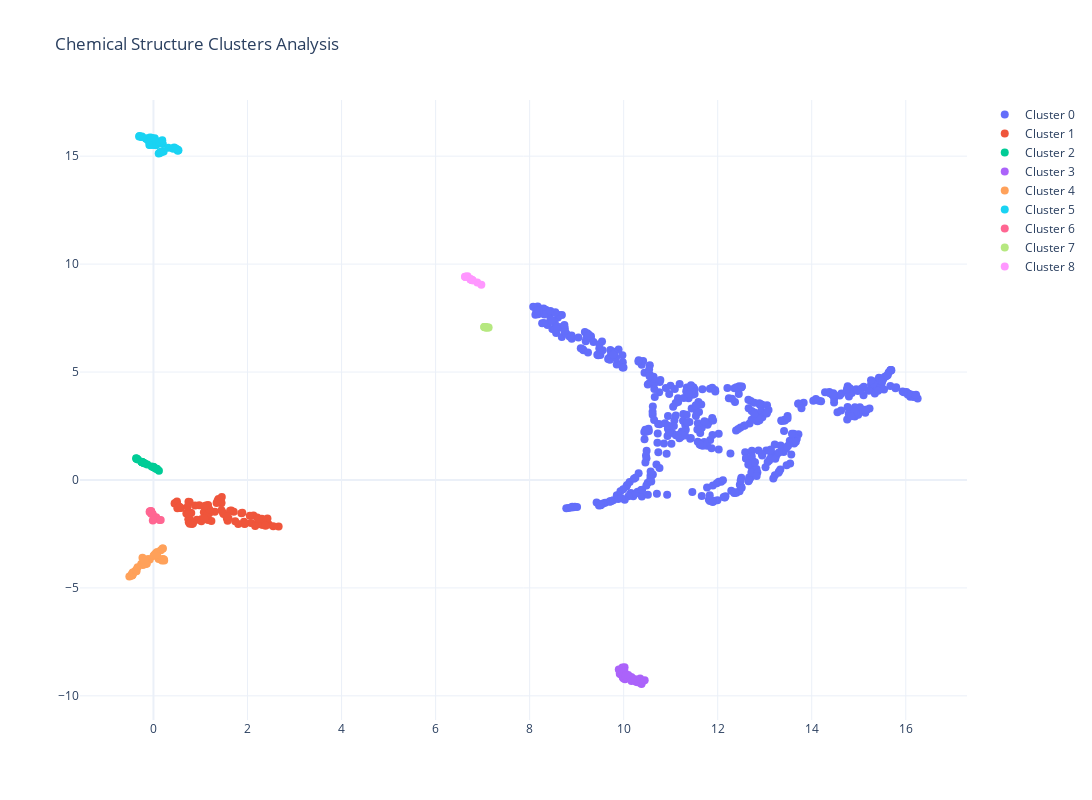

Notebook code cell kept with this figure:
### Code cell
ind = 3
embeddings = 'mol2vec'

current_dir = processed_data_dirs[ind]
fname = current_dir.name.replace('_processed_data', '')
csv_file = current_dir.parent / f'{fname}.csv'
print(csv_file.exists(), csv_file.name)

df = pd.read_csv(csv_file)
smiles_list = df['SMILES'].to_list()
print(len(smiles_list), 'smiles')

vec_dir = current_dir / f'embedded_vectors/processed_{embeddings}_embeddings'
print(vec_dir.exists(), vec_dir.name)

X = np.load(vec_dir / 'processed.X.npy', allow_pickle=True)
print(X.shape)


# Scale embeddings
print("Scaling embeddings...")
scaler = StandardScaler()
scaled_embeddings = scaler.fit_transform(X)

# Perform UMAP
print("Performing UMAP...")

n_neighbors = 15
min_dist = 0.1
n_components = 2

reducer = umap.UMAP(
    n_neighbors=n_neighbors,
    min_dist=min_dist,
    n_components=n_components,
    n_jobs=-1,
    # random_state=random_state
)
    
reduced_embeddings = reducer.fit_transform(scaled_embeddings)
print(reduced_embeddings.shape)

cluster_eps: float = 0.5
cluster_min_samples: int = 5

print("Analyzing chemical clusters...")
analyzer = ChemicalClusterAnalyzer()
labels, cluster_analysis = analyzer.analyze_cluster_chemistry(
    reduced_embeddings,
    smiles_list,
    eps=cluster_eps,
    min_samples=cluster_min_samples
)


# Create DataFrame for plotting
df_plot = pd.DataFrame({
    'UMAP1': reduced_embeddings[:, 0],
    'UMAP2': reduced_embeddings[:, 1],
    'Cluster': labels,
    'SMILES': smiles_list
})

# Create interactive plot
fig = go.Figure()

# Add scatter points for each cluster
for cluster_id in set(labels):
    cluster_data = df_plot[df_plot['Cluster'] == cluster_id]
    
    # Get dominant functional groups for hover text
    if cluster_id in cluster_analysis:
        top_groups = sorted(
            cluster_analysis[cluster_id]['functional_groups'].items(),
            key=lambda x: x[1],
            reverse=True
        )[:3]
        hover_text = [
            f"SMILES: {s}<br>Cluster: {cluster_id}<br>" +
            "<br>".join([f"{g}: {v:.1%}" for g, v in top_groups])
            for s in cluster_data['SMILES']
        ]
    else:
        hover_text = [f"SMILES: {s}<br>Cluster: Noise" for s in cluster_data['SMILES']]
    
    fig.add_trace(go.Scatter(
        x=cluster_data['UMAP1'],
        y=cluster_data['UMAP2'],
        mode='markers',
        name=f'Cluster {cluster_id}',
        text=hover_text,
        hoverinfo='text',
        marker=dict(size=8)
    ))

# Update layout
fig.update_layout(
    title='Chemical Structure Clusters Analysis',
    template='plotly_white',
    width=1200,
    height=800,
    showlegend=True,
    hovermode='closest'
)
save_path = plots_dir / f'{fname}_umap_clusters.html'
fig.write_html(save_path)
print(f"Cluster analysis plot saved to: {save_path.name}")
fig.show()

### Figure 1 — Plotly figure (JSON) as saved in the notebook; plotly's stock layout.template omitted (floating-point values rounded to 4 significant figures; data arrays with more than 128 entries replaced by an {"elided": "..."} marker saying what was removed)
{"data": [{"hoverinfo": "text", "marker": {"size": 8}, "mode": "markers", "name": "Cluster 0", "text": {"elided": "518 str values"}, "type": "scatter", "x": {"elided": "518 float values"}, "y": {"elided": "518 float values"}}, {"hoverinfo": "text", "marker": {"size": 8}, "mode": "markers", "name": "Cluster 1", "text": ["SMILES: CC(=O)c1ccccc1<br>Cluster: 1<br>Aromatic: 100.0%<br>Alcohol: 29.8%<br>Ether: 22.6%", "SMILES: Nc1ccccc1<br>Cluster: 1<br>Aromatic: 100.0%<br>Alcohol: 29.8%<br>Ether: 22.6%", "SMILES: COc1ccccc1<br>Cluster: 1<br>Aromatic: 100.0%<br>Alcohol: 29.8%<br>Ether: 22.6%", "SMILES: c1ccccc1<br>Cluster: 1<br>Aromatic: 100.0%<br>Alcohol: 29.8%<br>Ether: 22.6%", "SMILES: O=C(O)Cc1ccccc1<br>Cluster: 1<br>Aromatic: 100.0%<br>Alcohol: 29.8%<br>Ether: 22.6%", "SMILES: O=C(O)CCCc1ccccc1<br>Cluster: 1<br>Aromatic: 100.0%<br>Alcohol: 29.8%<br>Ether: 22.6%", "SMILES: OCCCCc1ccccc1<br>Cluster: 1<br>Aromatic: 100.0%<br>Alcohol: 29.8%<br>Ether: 22.6%", "SMILES: OCCc1ccccc1<br>Cluster: 1<br>Aromatic: 100.0%<br>Alcohol: 29.8%<br>Ether: 22.6%", "SMILES: O=C(O)CCCCCCc1ccccc1<br>Cluster: 1<br>Aromatic: 100.0%<br>Alcohol: 29.8%<br>Ether: 22.6%", "SMILES: O=C(O)CCCCCc1ccccc1<br>Cluster: 1<br>Aromatic: 100.0%<br>Alcohol: 29.8%<br>Ether: 22.6%", "SMILES: O=C(O)CCCCc1ccccc1<br>Cluster: 1<br>Aromatic: 100.0%<br>Alcohol: 29.8%<br>Ether: 22.6%", "SMILES: O=C(O)CCc1ccccc1<br>Cluster: 1<br>Aromatic: 100.0%<br>Alcohol: 29.8%<br>Ether: 22.6%", "SMILES: OCCCc1ccccc1<br>Cluster: 1<br>Aromatic: 100.0%<br>Alcohol: 29.8%<br>Ether: 22.6%", "SMILES: N#Cc1ccccc1<br>Cluster: 1<br>Aromatic: 100.0%<br>Alcohol: 29.8%<br>Ether: 22.6%", "SMILES: OCc1ccccc1<br>Cluster: 1<br>Aromatic: 100.0%<br>Alcohol: 29.8%<br>Ether: 22.6%", "SMILES: CCCCc1ccccc1<br>Cluster: 1<br>Aromatic: 100.0%<br>Alcohol: 29.8%<br>Ether: 22.6%", "SMILES: CCC(C)c1ccccc1<br>Cluster: 1<br>Aromatic: 100.0%<br>Alcohol: 29.8%<br>Ether: 22.6%", "SMILES: CC(C)(C)c1ccccc1<br>Cluster: 1<br>Aromatic: 100.0%<br>Alcohol: 29.8%<br>Ether: 22.6%", "SMILES: CCCCOC(=O)c1ccccc1<br>Cluster: 1<br>Aromatic: 100.0%<br>Alcohol: 29.8%<br>Ether: 22.6%", "SMILES: Cc1ccccc1O<br>Cluster: 1<br>Aromatic: 100.0%<br>Alcohol: 29.8%<br>Ether: 22.6%", "SMILES: Cc1cccc(O)c1<br>Cluster: 1<br>Aromatic: 100.0%<br>Alcohol: 29.8%<br>Ether: 22.6%", "SMILES: Cc1ccc(O)cc1<br>Cluster: 1<br>Aromatic: 100.0%<br>Alcohol: 29.8%<br>Ether: 22.6%", "SMILES: CCCCCCCCCCc1ccccc1<br>Cluster: 1<br>Aromatic: 100.0%<br>Alcohol: 29.8%<br>Ether: 22.6%", "SMILES: CCCCOC(=O)c1ccccc1C(=O)OCCCC<br>Cluster: 1<br>Aromatic: 100.0%<br>Alcohol: 29.8%<br>Ether: 22.6%", "SMILES: CCc1ccc(CC)cc1<br>Cluster: 1<br>Aromatic: 100.0%<br>Alcohol: 29.8%<br>Ether: 22.6%", "SMILES: CCOC(=O)c1ccccc1C(=O)OCC<br>Cluster: 1<br>Aromatic: 100.0%<br>Alcohol: 29.8%<br>Ether: 22.6%", "SMILES: CC(C)c1ccc(C(C)C)cc1<br>Cluster: 1<br>Aromatic: 100.0%<br>Alcohol: 29.8%<br>Ether: 22.6%", "SMILES: CN(C)c1ccccc1<br>Cluster: 1<br>Aromatic: 100.0%<br>Alcohol: 29.8%<br>Ether: 22.6%", "SMILES: COC(=O)c1ccccc1C(=O)OC<br>Cluster: 1<br>Aromatic: 100.0%<br>Alcohol: 29.8%<br>Ether: 22.6%", "SMILES: CCCOC(=O)c1ccccc1C(=O)OCCC<br>Cluster: 1<br>Aromatic: 100.0%<br>Alcohol: 29.8%<br>Ether: 22.6%", "SMILES: CCOc1ccccc1<br>Cluster: 1<br>Aromatic: 100.0%<br>Alcohol: 29.8%<br>Ether: 22.6%", "SMILES: CCc1ccccc1<br>Cluster: 1<br>Aromatic: 100.0%<br>Alcohol: 29.8%<br>Ether: 22.6%", "SMILES: CCOC(=O)c1ccccc1<br>Cluster: 1<br>Aromatic: 100.0%<br>Alcohol: 29.8%<br>Ether: 22.6%", "SMILES: CCc1ccccc1O<br>Cluster: 1<br>Aromatic: 100.0%<br>Alcohol: 29.8%<br>Ether: 22.6%", "SMILES: CCc1cccc(O)c1<br>Cluster: 1<br>Aromatic: 100.0%<br>Alcohol: 29.8%<br>Ether: 22.6%", "SMILES: CCc1ccc(O)cc1<br>Cluster: 1<br>Aromatic: 100.0%<br>Alcohol: 29.8%<br>Ether: 22.6%", "SMILES: CCc1ccc(C)cc1<br>Cluster: 1<br>Aromatic: 100.0%<br>Alcohol: 29.8%<br>Ether: 22.6%", "SMILES: CCCCCCCc1ccccc1<br>Cluster: 1<br>Aromatic: 100.0%<br>Alcohol: 29.8%<br>Ether: 22.6%", "SMILES: Cc1c(C)c(C)c(C)c(C)c1C<br>Cluster: 1<br>Aromatic: 100.0%<br>Alcohol: 29.8%<br>Ether: 22.6%", "SMILES: CCCCCCc1ccccc1<br>Cluster: 1<br>Aromatic: 100.0%<br>Alcohol: 29.8%<br>Ether: 22.6%", "SMILES: CCCCCCOC(=O)c1ccccc1<br>Cluster: 1<br>Aromatic: 100.0%<br>Alcohol: 29.8%<br>Ether: 22.6%", "SMILES: c1ccc2c(c1)CCC2<br>Cluster: 1<br>Aromatic: 100.0%<br>Alcohol: 29.8%<br>Ether: 22.6%", "SMILES: CC(C)Cc1ccccc1<br>Cluster: 1<br>Aromatic: 100.0%<br>Alcohol: 29.8%<br>Ether: 22.6%", "SMILES: CC(C)c1ccccc1<br>Cluster: 1<br>Aromatic: 100.0%<br>Alcohol: 29.8%<br>Ether: 22.6%", "SMILES: Cc1ccc(C(C)C)cc1<br>Cluster: 1<br>Aromatic: 100.0%<br>Alcohol: 29.8%<br>Ether: 22.6%", "SMILES: COc1ccc(C)cc1C<br>Cluster: 1<br>Aromatic: 100.0%<br>Alcohol: 29.8%<br>Ether: 22.6%", "SMILES: COc1cc(C)ccc1C<br>Cluster: 1<br>Aromatic: 100.0%<br>Alcohol: 29.8%<br>Ether: 22.6%", "SMILES: Cc1ccccc1N<br>Cluster: 1<br>Aromatic: 100.0%<br>Alcohol: 29.8%<br>Ether: 22.6%", "SMILES: Cc1cccc(N)c1<br>Cluster: 1<br>Aromatic: 100.0%<br>Alcohol: 29.8%<br>Ether: 22.6%", "SMILES: Cc1ccc(N)cc1<br>Cluster: 1<br>Aromatic: 100.0%<br>Alcohol: 29.8%<br>Ether: 22.6%", "SMILES: CNc1ccccc1<br>Cluster: 1<br>Aromatic: 100.0%<br>Alcohol: 29.8%<br>Ether: 22.6%", "SMILES: COc1ccccc1C<br>Cluster: 1<br>Aromatic: 100.0%<br>Alcohol: 29.8%<br>Ether: 22.6%", "SMILES: COc1cccc(C)c1<br>Cluster: 1<br>Aromatic: 100.0%<br>Alcohol: 29.8%<br>Ether: 22.6%", "SMILES: COc1ccc(C)cc1<br>Cluster: 1<br>Aromatic: 100.0%<br>Alcohol: 29.8%<br>Ether: 22.6%", "SMILES: CC(O)c1ccccc1<br>Cluster: 1<br>Aromatic: 100.0%<br>Alcohol: 29.8%<br>Ether: 22.6%", "SMILES: COC(=O)c1ccccc1<br>Cluster: 1<br>Aromatic: 100.0%<br>Alcohol: 29.8%<br>Ether: 22.6%", "SMILES: Cc1ccccc1N(C)C<br>Cluster: 1<br>Aromatic: 100.0%<br>Alcohol: 29.8%<br>Ether: 22.6%", "SMILES: COC(=O)c1ccccc1O<br>Cluster: 1<br>Aromatic: 100.0%<br>Alcohol: 29.8%<br>Ether: 22.6%", "SMILES: CSc1ccccc1<br>Cluster: 1<br>Aromatic: 100.0%<br>Alcohol: 29.8%<br>Ether: 22.6%", "SMILES: CCCCCCCCc1ccccc1<br>Cluster: 1<br>Aromatic: 100.0%<br>Alcohol: 29.8%<br>Ether: 22.6%", "SMILES: CCCCCc1ccccc1<br>Cluster: 1<br>Aromatic: 100.0%<br>Alcohol: 29.8%<br>Ether: 22.6%", "SMILES: CCCCCOC(=O)c1ccccc1<br>Cluster: 1<br>Aromatic: 100.0%<br>Alcohol: 29.8%<br>Ether: 22.6%", "SMILES: CC(=O)Oc1ccccc1<br>Cluster: 1<br>Aromatic: 100.0%<br>Alcohol: 29.8%<br>Ether: 22.6%", "SMILES: O=C=Nc1ccccc1<br>Cluster: 1<br>Aromatic: 100.0%<br>Alcohol: 29.8%<br>Ether: 22.6%", "SMILES: CCCc1ccccc1<br>Cluster: 1<br>Aromatic: 100.0%<br>Alcohol: 29.8%<br>Ether: 22.6%", "SMILES: CCCOC(=O)c1ccccc1<br>Cluster: 1<br>Aromatic: 100.0%<br>Alcohol: 29.8%<br>Ether: 22.6%", "SMILES: Oc1cccc(O)c1<br>Cluster: 1<br>Aromatic: 100.0%<br>Alcohol: 29.8%<br>Ether: 22.6%", "SMILES: C=Cc1ccccc1<br>Cluster: 1<br>Aromatic: 100.0%<br>Alcohol: 29.8%<br>Ether: 22.6%", "SMILES: c1ccc2c(c1)CCCC2<br>Cluster: 1<br>Aromatic: 100.0%<br>Alcohol: 29.8%<br>Ether: 22.6%", "SMILES: CC(C)c1cc(C(C)C)c(C(C)C)cc1C(C)C<br>Cluster: 1<br>Aromatic: 100.0%<br>Alcohol: 29.8%<br>Ether: 22.6%", "SMILES: Cc1cc(C)c(C)cc1C<br>Cluster: 1<br>Aromatic: 100.0%<br>Alcohol: 29.8%<br>Ether: 22.6%", "SMILES: CCCCCCCCCCCCCc1ccccc1<br>Cluster: 1<br>Aromatic: 100.0%<br>Alcohol: 29.8%<br>Ether: 22.6%", "SMILES: CCc1cc(CC)cc(CC)c1<br>Cluster: 1<br>Aromatic: 100.0%<br>Alcohol: 29.8%<br>Ether: 22.6%", "SMILES: Cc1cccc(C)c1C<br>Cluster: 1<br>Aromatic: 100.0%<br>Alcohol: 29.8%<br>Ether: 22.6%", "SMILES: Cc1ccc(C)c(C)c1<br>Cluster: 1<br>Aromatic: 100.0%<br>Alcohol: 29.8%<br>Ether: 22.6%", "SMILES: Cc1cc(C)cc(C)c1<br>Cluster: 1<br>Aromatic: 100.0%<br>Alcohol: 29.8%<br>Ether: 22.6%", "SMILES: CCCCCCCCCCCc1ccccc1<br>Cluster: 1<br>Aromatic: 100.0%<br>Alcohol: 29.8%<br>Ether: 22.6%", "SMILES: Cc1ccccc1C<br>Cluster: 1<br>Aromatic: 100.0%<br>Alcohol: 29.8%<br>Ether: 22.6%", "SMILES: Cc1cccc(O)c1C<br>Cluster: 1<br>Aromatic: 100.0%<br>Alcohol: 29.8%<br>Ether: 22.6%", "SMILES: Cc1ccc(O)c(C)c1<br>Cluster: 1<br>Aromatic: 100.0%<br>Alcohol: 29.8%<br>Ether: 22.6%", "SMILES: Cc1ccc(C)c(O)c1<br>Cluster: 1<br>Aromatic: 100.0%<br>Alcohol: 29.8%<br>Ether: 22.6%", "SMILES: Cc1cccc(C)c1O<br>Cluster: 1<br>Aromatic: 100.0%<br>Alcohol: 29.8%<br>Ether: 22.6%", "SMILES: Cc1ccc(O)cc1C<br>Cluster: 1<br>Aromatic: 100.0%<br>Alcohol: 29.8%<br>Ether: 22.6%", "SMILES: Cc1cc(C)cc(O)c1<br>Cluster: 1<br>Aromatic: 100.0%<br>Alcohol: 29.8%<br>Ether: 22.6%"], "type": "scatter", "x": [1.447, 0.7512, 1.305, 0.8225, 1.558, 2.073, 1.937, 1.577, 2.329, 2.245, 2.185, 1.925, 1.803, 0.8158, 1.231, 1.738, 1.444, 1.161, 2.207, 0.6993, 0.7824, 0.8033, 2.453, 2.424, 1.49, 2.127, 1.382, 1.072, 1.889, 2.304, 1.478, 1.159, 1.869, 1.149, 1.187, 1.147, 1.191, 2.306, 0.4601, 2.163, 2.33, 1.027, 1.444, 1.413, 1.363, 0.7444, 0.7684, 0.7745, 0.7462, 0.7448, 0.9236, 1.115, 0.9738, 1.081, 1.343, 1.707, 0.8848, 1.654, 0.8418, 2.383, 1.948, 2.231, 1.629, 0.7718, 1.596, 2.049, 0.7403, 1.018, 1.083, 1.453, 0.4998, 2.662, 1.561, 0.5048, 0.4855, 0.449, 2.547, 0.7253, 0.5841, 0.5458, 0.5707, 0.5512, 0.5506, 0.5079], "y": [-1.399, -1.955, -1.469, -2.039, -1.76, -1.996, -2.036, -1.895, -2.075, -2.032, -2.055, -1.936, -2.036, -1.954, -1.897, -1.914, -1.046, -1.165, -1.744, -1.548, -1.522, -1.535, -2.068, -1.78, -1.571, -1.641, -0.885, -1.497, -1.522, -1.797, -1.518, -1.855, -1.54, -1.648, -1.537, -1.594, -1.371, -2.069, -1.064, -2.133, -1.841, -1.807, -1.084, -1.019, -0.9662, -1.005, -1.026, -1.836, -1.819, -1.815, -1.843, -1.179, -1.175, -1.219, -1.068, -1.468, -1.186, -1.41, -2.008, -2.125, -2.02, -1.813, -1.423, -2.027, -1.769, -1.653, -1.572, -1.917, -1.778, -0.7846, -0.9986, -2.153, -1.682, -1.125, -1.106, -1.091, -2.145, -1.246, -1.3, -1.281, -1.286, -1.249, -1.239, -1.312]}, {"hoverinfo": "text", "marker": {"size": 8}, "mode": "markers", "name": "Cluster 2", "text": ["SMILES: Nc1ccccc1-c1ccccc1<br>Cluster: 2<br>Aromatic: 100.0%<br>Amine: 4.8%<br>Ketone: 4.8%", "SMILES: O=C(c1ccccc1)c1ccccc1<br>Cluster: 2<br>Aromatic: 100.0%<br>Amine: 4.8%<br>Ketone: 4.8%", "SMILES: c1ccc2sccc2c1<br>Cluster: 2<br>Aromatic: 100.0%<br>Amine: 4.8%<br>Ketone: 4.8%", "SMILES: c1ccc(-c2ccccc2)cc1<br>Cluster: 2<br>Aromatic: 100.0%<br>Amine: 4.8%<br>Ketone: 4.8%", "SMILES: c1ccc2c(c1)oc1ccccc12<br>Cluster: 2<br>Aromatic: 100.0%<br>Amine: 4.8%<br>Ketone: 4.8%", "SMILES: c1ccc2c(c1)sc1ccccc12<br>Cluster: 2<br>Aromatic: 100.0%<br>Amine: 4.8%<br>Ketone: 4.8%", "SMILES: Cc1ccc2ccc(C)cc2c1<br>Cluster: 2<br>Aromatic: 100.0%<br>Amine: 4.8%<br>Ketone: 4.8%", "SMILES: Cc1ccc2nc(C)ccc2c1<br>Cluster: 2<br>Aromatic: 100.0%<br>Amine: 4.8%<br>Ketone: 4.8%", "SMILES: C[Si](O[Si](C)(c1ccccc1)c1ccccc1)(c1ccccc1)c1ccccc1<br>Cluster: 2<br>Aromatic: 100.0%<br>Amine: 4.8%<br>Ketone: 4.8%", "SMILES: c1ccc(Oc2ccccc2)cc1<br>Cluster: 2<br>Aromatic: 100.0%<br>Amine: 4.8%<br>Ketone: 4.8%", "SMILES: c1ccc(Cc2ccccc2)cc1<br>Cluster: 2<br>Aromatic: 100.0%<br>Amine: 4.8%<br>Ketone: 4.8%", "SMILES: c1ccc2cnccc2c1<br>Cluster: 2<br>Aromatic: 100.0%<br>Amine: 4.8%<br>Ketone: 4.8%", "SMILES: CC(C)c1ccc(Cc2ccc(C(C)C)cc2)cc1<br>Cluster: 2<br>Aromatic: 100.0%<br>Amine: 4.8%<br>Ketone: 4.8%", "SMILES: Cc1cccc2ccccc12<br>Cluster: 2<br>Aromatic: 100.0%<br>Amine: 4.8%<br>Ketone: 4.8%", "SMILES: Cc1ccc2ccccc2c1<br>Cluster: 2<br>Aromatic: 100.0%<br>Amine: 4.8%<br>Ketone: 4.8%", "SMILES: Cc1ccc2ccccc2n1<br>Cluster: 2<br>Aromatic: 100.0%<br>Amine: 4.8%<br>Ketone: 4.8%", "SMILES: Cc1cccc2cccnc12<br>Cluster: 2<br>Aromatic: 100.0%<br>Amine: 4.8%<br>Ketone: 4.8%", "SMILES: c1ccc2ncccc2c1<br>Cluster: 2<br>Aromatic: 100.0%<br>Amine: 4.8%<br>Ketone: 4.8%", "SMILES: c1ccc(-c2ccccc2-c2ccccc2)cc1<br>Cluster: 2<br>Aromatic: 100.0%<br>Amine: 4.8%<br>Ketone: 4.8%", "SMILES: c1ccc(-c2cccc(-c3ccccc3)c2)cc1<br>Cluster: 2<br>Aromatic: 100.0%<br>Amine: 4.8%<br>Ketone: 4.8%", "SMILES: c1ccc(-c2ccc(-c3ccccc3)cc2)cc1<br>Cluster: 2<br>Aromatic: 100.0%<br>Amine: 4.8%<br>Ketone: 4.8%"], "type": "scatter", "x": [-0.2433, -0.2428, 0.116, -0.2543, -0.2048, -0.217, 0.01397, 0.04586, -0.3681, -0.2493, -0.2327, 0.001441, -0.1813, -0.1318, -0.03776, 0.004241, 0.07151, 0.07741, -0.3312, -0.3622, -0.3571], "y": [0.8276, 0.8251, 0.426, 0.8391, 0.7872, 0.8008, 0.5754, 0.5352, 1.001, 0.8337, 0.816, 0.5839, 0.7619, 0.72, 0.6268, 0.6013, 0.5079, 0.5038, 0.954, 0.9865, 0.9786]}, {"hoverinfo": "text", "marker": {"size": 8}, "mode": "markers", "name": "Cluster 3", "text": ["SMILES: C1CCC(C2CCCC2)C1<br>Cluster: 3<br>Ether: 23.7%<br>Alkene: 15.8%<br>Alcohol: 7.9%", "SMILES: O=C1CCCO1<br>Cluster: 3<br>Ether: 23.7%<br>Alkene: 15.8%<br>Alcohol: 7.9%", "SMILES: C1CCCCCC1<br>Cluster: 3<br>Ether: 23.7%<br>Alkene: 15.8%<br>Alcohol: 7.9%", "SMILES: OC1CCCCC1<br>Cluster: 3<br>Ether: 23.7%<br>Alkene: 15.8%<br>Alcohol: 7.9%", "SMILES: O=C1CCCCC1<br>Cluster: 3<br>Ether: 23.7%<br>Alkene: 15.8%<br>Alcohol: 7.9%", "SMILES: C1=CCCCC1<br>Cluster: 3<br>Ether: 23.7%<br>Alkene: 15.8%<br>Alcohol: 7.9%", "SMILES: C1CCCCCCC1<br>Cluster: 3<br>Ether: 23.7%<br>Alkene: 15.8%<br>Alcohol: 7.9%", "SMILES: C1CCCC1<br>Cluster: 3<br>Ether: 23.7%<br>Alkene: 15.8%<br>Alcohol: 7.9%", "SMILES: OC1CCCC1<br>Cluster: 3<br>Ether: 23.7%<br>Alkene: 15.8%<br>Alcohol: 7.9%", "SMILES: O=C1CCCC1<br>Cluster: 3<br>Ether: 23.7%<br>Alkene: 15.8%<br>Alcohol: 7.9%", "SMILES: C1=CCCC1<br>Cluster: 3<br>Ether: 23.7%<br>Alkene: 15.8%<br>Alcohol: 7.9%", "SMILES: C1CC1<br>Cluster: 3<br>Ether: 23.7%<br>Alkene: 15.8%<br>Alcohol: 7.9%", "SMILES: C1CCC2CCCCC2C1<br>Cluster: 3<br>Ether: 23.7%<br>Alkene: 15.8%<br>Alcohol: 7.9%", "SMILES: C1=COCCC1<br>Cluster: 3<br>Ether: 23.7%<br>Alkene: 15.8%<br>Alcohol: 7.9%", "SMILES: CC1CCCC(C)C1<br>Cluster: 3<br>Ether: 23.7%<br>Alkene: 15.8%<br>Alcohol: 7.9%", "SMILES: CC1CCC(C)CC1<br>Cluster: 3<br>Ether: 23.7%<br>Alkene: 15.8%<br>Alcohol: 7.9%", "SMILES: CC1(C)CO1<br>Cluster: 3<br>Ether: 23.7%<br>Alkene: 15.8%<br>Alcohol: 7.9%", "SMILES: CC12CC3CC(C1)CC(C)(C3)C2<br>Cluster: 3<br>Ether: 23.7%<br>Alkene: 15.8%<br>Alcohol: 7.9%", "SMILES: C1COCCO1<br>Cluster: 3<br>Ether: 23.7%<br>Alkene: 15.8%<br>Alcohol: 7.9%", "SMILES: CCC1CCCC1<br>Cluster: 3<br>Ether: 23.7%<br>Alkene: 15.8%<br>Alcohol: 7.9%", "SMILES: C=C(C)C1CC=C(C)CC1<br>Cluster: 3<br>Ether: 23.7%<br>Alkene: 15.8%<br>Alcohol: 7.9%", "SMILES: CC1CCC(C(C)C)C(O)C1<br>Cluster: 3<br>Ether: 23.7%<br>Alkene: 15.8%<br>Alcohol: 7.9%", "SMILES: CC1CCCCC1<br>Cluster: 3<br>Ether: 23.7%<br>Alkene: 15.8%<br>Alcohol: 7.9%", "SMILES: CC1CCCC1<br>Cluster: 3<br>Ether: 23.7%<br>Alkene: 15.8%<br>Alcohol: 7.9%", "SMILES: CC1CCCC1=O<br>Cluster: 3<br>Ether: 23.7%<br>Alkene: 15.8%<br>Alcohol: 7.9%", "SMILES: CC1CO1<br>Cluster: 3<br>Ether: 23.7%<br>Alkene: 15.8%<br>Alcohol: 7.9%", "SMILES: CN1CCCC1=O<br>Cluster: 3<br>Ether: 23.7%<br>Alkene: 15.8%<br>Alcohol: 7.9%", "SMILES: O=CN1CCOCC1<br>Cluster: 3<br>Ether: 23.7%<br>Alkene: 15.8%<br>Alcohol: 7.9%", "SMILES: C1CO1<br>Cluster: 3<br>Ether: 23.7%<br>Alkene: 15.8%<br>Alcohol: 7.9%", "SMILES: CC1=CCC2CC1C2(C)C<br>Cluster: 3<br>Ether: 23.7%<br>Alkene: 15.8%<br>Alcohol: 7.9%", "SMILES: C1CNCCN1<br>Cluster: 3<br>Ether: 23.7%<br>Alkene: 15.8%<br>Alcohol: 7.9%", "SMILES: C1CCNCC1<br>Cluster: 3<br>Ether: 23.7%<br>Alkene: 15.8%<br>Alcohol: 7.9%", "SMILES: CC1COC(=O)O1<br>Cluster: 3<br>Ether: 23.7%<br>Alkene: 15.8%<br>Alcohol: 7.9%", "SMILES: C1CCNC1<br>Cluster: 3<br>Ether: 23.7%<br>Alkene: 15.8%<br>Alcohol: 7.9%", "SMILES: C1CCOCC1<br>Cluster: 3<br>Ether: 23.7%<br>Alkene: 15.8%<br>Alcohol: 7.9%", "SMILES: C1CCSC1<br>Cluster: 3<br>Ether: 23.7%<br>Alkene: 15.8%<br>Alcohol: 7.9%", "SMILES: C1CCSCC1<br>Cluster: 3<br>Ether: 23.7%<br>Alkene: 15.8%<br>Alcohol: 7.9%", "SMILES: CC1=CCC2C(C1)C2(C)C<br>Cluster: 3<br>Ether: 23.7%<br>Alkene: 15.8%<br>Alcohol: 7.9%"], "type": "scatter", "x": [10.38, 9.97, 10.26, 10.29, 10.18, 10.03, 10.3, 10.17, 10.16, 10.1, 10.0, 9.996, 10.38, 10.05, 10.37, 10.32, 10.02, 10.37, 9.917, 10.18, 10.36, 10.36, 10.26, 10.17, 10.25, 9.973, 9.967, 9.927, 9.896, 10.35, 9.981, 10.07, 10.02, 9.985, 10.04, 10.04, 10.06, 10.45], "y": [-9.404, -8.999, -9.32, -9.299, -9.173, -9.232, -9.374, -9.254, -9.127, -9.03, -9.196, -8.95, -9.451, -9.184, -9.334, -9.324, -8.68, -9.308, -8.976, -9.212, -9.291, -9.401, -9.349, -9.312, -9.234, -8.686, -9.047, -8.984, -8.782, -9.201, -9.15, -9.145, -8.836, -9.079, -9.082, -9.098, -9.039, -9.277]}, {"hoverinfo": "text", "marker": {"size": 8}, "mode": "markers", "name": "Cluster 4", "text": ["SMILES: Fc1ccccc1Br<br>Cluster: 4<br>Aromatic: 100.0%<br>Halogen: 100.0%", "SMILES: Fc1cccc(Br)c1<br>Cluster: 4<br>Aromatic: 100.0%<br>Halogen: 100.0%", "SMILES: Fc1ccc(Br)cc1<br>Cluster: 4<br>Aromatic: 100.0%<br>Halogen: 100.0%", "SMILES: FC(F)(F)c1ccccc1Br<br>Cluster: 4<br>Aromatic: 100.0%<br>Halogen: 100.0%", "SMILES: FC(F)(F)c1cccc(Br)c1<br>Cluster: 4<br>Aromatic: 100.0%<br>Halogen: 100.0%", "SMILES: FC(F)(F)c1ccc(Br)cc1<br>Cluster: 4<br>Aromatic: 100.0%<br>Halogen: 100.0%", "SMILES: Clc1ccccc1<br>Cluster: 4<br>Aromatic: 100.0%<br>Halogen: 100.0%", "SMILES: Fc1ccc(Cl)c(F)c1<br>Cluster: 4<br>Aromatic: 100.0%<br>Halogen: 100.0%", "SMILES: Fc1ccc(F)c(Cl)c1<br>Cluster: 4<br>Aromatic: 100.0%<br>Halogen: 100.0%", "SMILES: Fc1ccc(Cl)cc1F<br>Cluster: 4<br>Aromatic: 100.0%<br>Halogen: 100.0%", "SMILES: Fc1cc(F)cc(Cl)c1<br>Cluster: 4<br>Aromatic: 100.0%<br>Halogen: 100.0%", "SMILES: Fc1ccccc1Cl<br>Cluster: 4<br>Aromatic: 100.0%<br>Halogen: 100.0%", "SMILES: Fc1cccc(Cl)c1<br>Cluster: 4<br>Aromatic: 100.0%<br>Halogen: 100.0%", "SMILES: Fc1ccc(Cl)cc1<br>Cluster: 4<br>Aromatic: 100.0%<br>Halogen: 100.0%", "SMILES: Fc1c(F)c(F)c(Cl)c(F)c1F<br>Cluster: 4<br>Aromatic: 100.0%<br>Halogen: 100.0%", "SMILES: Cc1ccc(Cl)cc1<br>Cluster: 4<br>Aromatic: 100.0%<br>Halogen: 100.0%", "SMILES: Fc1c(F)c(F)c(-c2c(F)c(F)c(F)c(F)c2F)c(F)c1F<br>Cluster: 4<br>Aromatic: 100.0%<br>Halogen: 100.0%", "SMILES: Clc1cccc(Cl)c1<br>Cluster: 4<br>Aromatic: 100.0%<br>Halogen: 100.0%", "SMILES: Clc1ccc(Cl)cc1<br>Cluster: 4<br>Aromatic: 100.0%<br>Halogen: 100.0%", "SMILES: Fc1ccccc1F<br>Cluster: 4<br>Aromatic: 100.0%<br>Halogen: 100.0%", "SMILES: Fc1cccc(F)c1<br>Cluster: 4<br>Aromatic: 100.0%<br>Halogen: 100.0%", "SMILES: Fc1ccc(F)cc1<br>Cluster: 4<br>Aromatic: 100.0%<br>Halogen: 100.0%", "SMILES: Cc1ccc(F)cc1F<br>Cluster: 4<br>Aromatic: 100.0%<br>Halogen: 100.0%", "SMILES: Cc1cc(F)ccc1F<br>Cluster: 4<br>Aromatic: 100.0%<br>Halogen: 100.0%", "SMILES: Cc1c(F)cccc1F<br>Cluster: 4<br>Aromatic: 100.0%<br>Halogen: 100.0%", "SMILES: Cc1ccc(F)c(F)c1<br>Cluster: 4<br>Aromatic: 100.0%<br>Halogen: 100.0%", "SMILES: Fc1ccccc1<br>Cluster: 4<br>Aromatic: 100.0%<br>Halogen: 100.0%", "SMILES: Cc1ccccc1F<br>Cluster: 4<br>Aromatic: 100.0%<br>Halogen: 100.0%", "SMILES: Cc1cccc(F)c1<br>Cluster: 4<br>Aromatic: 100.0%<br>Halogen: 100.0%", "SMILES: Cc1ccc(F)cc1<br>Cluster: 4<br>Aromatic: 100.0%<br>Halogen: 100.0%", "SMILES: Fc1c(F)c(F)c(F)c(F)c1F<br>Cluster: 4<br>Aromatic: 100.0%<br>Halogen: 100.0%", "SMILES: Fc1cc(F)c(F)c(F)c1F<br>Cluster: 4<br>Aromatic: 100.0%<br>Halogen: 100.0%", "SMILES: Fc1c(F)c(F)c2c(F)c(F)c(F)c(F)c2c1F<br>Cluster: 4<br>Aromatic: 100.0%<br>Halogen: 100.0%", "SMILES: Fc1c(F)c(F)c(C(F)(F)F)c(F)c1F<br>Cluster: 4<br>Aromatic: 100.0%<br>Halogen: 100.0%", "SMILES: Fc1ccc(F)c(F)c1F<br>Cluster: 4<br>Aromatic: 100.0%<br>Halogen: 100.0%", "SMILES: Fc1cc(F)c(F)c(F)c1<br>Cluster: 4<br>Aromatic: 100.0%<br>Halogen: 100.0%", "SMILES: Fc1cc(F)c(F)cc1F<br>Cluster: 4<br>Aromatic: 100.0%<br>Halogen: 100.0%", "SMILES: Fc1c(Cl)c(F)c(Cl)c(F)c1Cl<br>Cluster: 4<br>Aromatic: 100.0%<br>Halogen: 100.0%", "SMILES: Fc1cccc(F)c1F<br>Cluster: 4<br>Aromatic: 100.0%<br>Halogen: 100.0%", "SMILES: Fc1ccc(F)c(F)c1<br>Cluster: 4<br>Aromatic: 100.0%<br>Halogen: 100.0%", "SMILES: Fc1cc(F)cc(F)c1<br>Cluster: 4<br>Aromatic: 100.0%<br>Halogen: 100.0%"], "type": "scatter", "x": [0.109, 0.187, 0.2002, 0.1802, 0.2227, 0.2284, 0.1995, -0.2608, -0.2281, -0.2157, -0.2338, -0.07877, 0.0786, 0.01413, -0.4434, 0.1945, -0.4597, 0.0785, 0.1558, -0.1428, -0.1675, -0.1135, -0.147, -0.1628, -0.2283, -0.1869, 0.05351, 0.00141, 0.06421, 0.0236, -0.5131, -0.46, -0.4501, -0.4757, -0.3914, -0.4416, -0.4164, -0.3605, -0.367, -0.3369, -0.1954], "y": [-3.656, -3.682, -3.657, -3.733, -3.689, -3.727, -3.173, -3.898, -3.878, -3.874, -3.597, -3.686, -3.339, -3.479, -4.387, -3.174, -4.42, -3.418, -3.258, -3.876, -3.709, -3.66, -3.839, -3.882, -3.941, -3.901, -3.38, -3.52, -3.463, -3.475, -4.477, -4.353, -4.419, -4.43, -4.244, -4.288, -4.271, -4.228, -4.154, -4.04, -3.696]}, {"hoverinfo": "text", "marker": {"size": 8}, "mode": "markers", "name": "Cluster 5", "text": ["SMILES: CCOCCOC(C)(C)C<br>Cluster: 5<br>Ether: 22.0%<br>Alcohol: 12.2%<br>Ester: 4.9%", "SMILES: COCCOC(C)(C)C<br>Cluster: 5<br>Ether: 22.0%<br>Alcohol: 12.2%<br>Ester: 4.9%", "SMILES: CC(=O)OC(C)(C)C<br>Cluster: 5<br>Ether: 22.0%<br>Alcohol: 12.2%<br>Ester: 4.9%", "SMILES: CC(C)(C)N<br>Cluster: 5<br>Ether: 22.0%<br>Alcohol: 12.2%<br>Ester: 4.9%", "SMILES: CCOC(C)(C)C<br>Cluster: 5<br>Ether: 22.0%<br>Alcohol: 12.2%<br>Ester: 4.9%", "SMILES: CCC(C)(C)Cl<br>Cluster: 5<br>Ether: 22.0%<br>Alcohol: 12.2%<br>Ester: 4.9%", "SMILES: CC(C)(C)Cl<br>Cluster: 5<br>Ether: 22.0%<br>Alcohol: 12.2%<br>Ester: 4.9%", "SMILES: CC(C)(C)c1ccc(C(C)(C)C)cc1<br>Cluster: 5<br>Ether: 22.0%<br>Alcohol: 12.2%<br>Ester: 4.9%", "SMILES: CCC(C)(C)C<br>Cluster: 5<br>Ether: 22.0%<br>Alcohol: 12.2%<br>Ester: 4.9%", "SMILES: CC(=O)C(C)(C)C<br>Cluster: 5<br>Ether: 22.0%<br>Alcohol: 12.2%<br>Ester: 4.9%", "SMILES: C=CC(C)(C)C<br>Cluster: 5<br>Ether: 22.0%<br>Alcohol: 12.2%<br>Ester: 4.9%", "SMILES: CCCCCC(C)(C)C<br>Cluster: 5<br>Ether: 22.0%<br>Alcohol: 12.2%<br>Ester: 4.9%", "SMILES: CCCCC(C)(C)C<br>Cluster: 5<br>Ether: 22.0%<br>Alcohol: 12.2%<br>Ester: 4.9%", "SMILES: CCCC(C)(C)CC<br>Cluster: 5<br>Ether: 22.0%<br>Alcohol: 12.2%<br>Ester: 4.9%", "SMILES: CCCC(C)(C)C<br>Cluster: 5<br>Ether: 22.0%<br>Alcohol: 12.2%<br>Ester: 4.9%", "SMILES: CCC(C)(C)CC<br>Cluster: 5<br>Ether: 22.0%<br>Alcohol: 12.2%<br>Ester: 4.9%", "SMILES: C=CCC(C)(C)C<br>Cluster: 5<br>Ether: 22.0%<br>Alcohol: 12.2%<br>Ester: 4.9%", "SMILES: CCOC(C)(C)CC<br>Cluster: 5<br>Ether: 22.0%<br>Alcohol: 12.2%<br>Ester: 4.9%", "SMILES: CCOC(=O)C(C)(C)C<br>Cluster: 5<br>Ether: 22.0%<br>Alcohol: 12.2%<br>Ester: 4.9%", "SMILES: CCC(C)(CC)CC<br>Cluster: 5<br>Ether: 22.0%<br>Alcohol: 12.2%<br>Ester: 4.9%", "SMILES: CC(CC(C)(C)C)CC(C)(C)CC(C)(C)C<br>Cluster: 5<br>Ether: 22.0%<br>Alcohol: 12.2%<br>Ester: 4.9%", "SMILES: CCC(C)(C)OC<br>Cluster: 5<br>Ether: 22.0%<br>Alcohol: 12.2%<br>Ester: 4.9%", "SMILES: CCC(C)(C)O<br>Cluster: 5<br>Ether: 22.0%<br>Alcohol: 12.2%<br>Ester: 4.9%", "SMILES: COC(C)(C)C<br>Cluster: 5<br>Ether: 22.0%<br>Alcohol: 12.2%<br>Ester: 4.9%", "SMILES: CCCC(C)(C)O<br>Cluster: 5<br>Ether: 22.0%<br>Alcohol: 12.2%<br>Ester: 4.9%", "SMILES: CCC(C)(O)CC<br>Cluster: 5<br>Ether: 22.0%<br>Alcohol: 12.2%<br>Ester: 4.9%", "SMILES: CC(C)(C)O<br>Cluster: 5<br>Ether: 22.0%<br>Alcohol: 12.2%<br>Ester: 4.9%", "SMILES: CC(C)(C)C<br>Cluster: 5<br>Ether: 22.0%<br>Alcohol: 12.2%<br>Ester: 4.9%", "SMILES: CC(O)COC(C)(C)C<br>Cluster: 5<br>Ether: 22.0%<br>Alcohol: 12.2%<br>Ester: 4.9%", "SMILES: CCCC(C)(C)C(C)(C)C<br>Cluster: 5<br>Ether: 22.0%<br>Alcohol: 12.2%<br>Ester: 4.9%", "SMILES: CC(C)(C)CCC(C)(C)C<br>Cluster: 5<br>Ether: 22.0%<br>Alcohol: 12.2%<br>Ester: 4.9%", "SMILES: CCC(C)(C)C(C)(C)C<br>Cluster: 5<br>Ether: 22.0%<br>Alcohol: 12.2%<br>Ester: 4.9%", "SMILES: CC(C)C(C)C(C)(C)C<br>Cluster: 5<br>Ether: 22.0%<br>Alcohol: 12.2%<br>Ester: 4.9%", "SMILES: CC(C)(C)CC(C)(C)C<br>Cluster: 5<br>Ether: 22.0%<br>Alcohol: 12.2%<br>Ester: 4.9%", "SMILES: CC(C)C(C)(C)C(C)C<br>Cluster: 5<br>Ether: 22.0%<br>Alcohol: 12.2%<br>Ester: 4.9%", "SMILES: CC(C)C(C)(C)C<br>Cluster: 5<br>Ether: 22.0%<br>Alcohol: 12.2%<br>Ester: 4.9%", "SMILES: CCC(C)CC(C)(C)CC<br>Cluster: 5<br>Ether: 22.0%<br>Alcohol: 12.2%<br>Ester: 4.9%", "SMILES: CC(C)CCC(C)(C)C<br>Cluster: 5<br>Ether: 22.0%<br>Alcohol: 12.2%<br>Ester: 4.9%", "SMILES: CCC(C)C(C)(C)C<br>Cluster: 5<br>Ether: 22.0%<br>Alcohol: 12.2%<br>Ester: 4.9%", "SMILES: CC(C)CC(C)(C)C<br>Cluster: 5<br>Ether: 22.0%<br>Alcohol: 12.2%<br>Ester: 4.9%", "SMILES: CCC(C)(C)C(C)C<br>Cluster: 5<br>Ether: 22.0%<br>Alcohol: 12.2%<br>Ester: 4.9%"], "type": "scatter", "x": [0.1037, 0.05322, -0.08673, -0.2626, -0.00766, -0.1549, -0.296, 0.1112, 0.005183, -0.07757, -0.1495, 0.1989, 0.1459, 0.1758, 0.06643, 0.1343, -0.1605, 0.09321, -0.03265, 0.1867, 0.1426, -0.007957, -0.07675, -0.09765, -0.04189, 0.02645, -0.2437, -0.3055, 0.3152, 0.1875, 0.1425, 0.2166, 0.5312, 0.1564, 0.5097, 0.5161, 0.4407, 0.4231, 0.5113, 0.4091, 0.4755], "y": [15.58, 15.51, 15.52, 15.89, 15.51, 15.81, 15.93, 15.12, 15.72, 15.53, 15.8, 15.56, 15.6, 15.62, 15.69, 15.67, 15.82, 15.67, 15.55, 15.73, 15.16, 15.72, 15.86, 15.68, 15.85, 15.83, 15.92, 15.91, 15.4, 15.2, 15.16, 15.21, 15.28, 15.21, 15.29, 15.25, 15.4, 15.35, 15.31, 15.36, 15.36]}, {"hoverinfo": "text", "marker": {"size": 8}, "mode": "markers", "name": "Cluster 6", "text": ["SMILES: Cc1cccnc1C<br>Cluster: 6<br>Aromatic: 69.2%", "SMILES: Cc1ccnc(C)c1<br>Cluster: 6<br>Aromatic: 69.2%", "SMILES: Cc1ccc(C)nc1<br>Cluster: 6<br>Aromatic: 69.2%", "SMILES: Cc1cccc(C)n1<br>Cluster: 6<br>Aromatic: 69.2%", "SMILES: Cc1ccncc1C<br>Cluster: 6<br>Aromatic: 69.2%", "SMILES: Cc1cncc(C)c1<br>Cluster: 6<br>Aromatic: 69.2%", "SMILES: c1ccoc1<br>Cluster: 6<br>Aromatic: 69.2%", "SMILES: Cc1ccco1<br>Cluster: 6<br>Aromatic: 69.2%", "SMILES: Cc1ccccn1<br>Cluster: 6<br>Aromatic: 69.2%", "SMILES: Cc1cccnc1<br>Cluster: 6<br>Aromatic: 69.2%", "SMILES: Cc1ccncc1<br>Cluster: 6<br>Aromatic: 69.2%", "SMILES: c1cocn1<br>Cluster: 6<br>Aromatic: 69.2%", "SMILES: c1cc[nH]c1<br>Cluster: 6<br>Aromatic: 69.2%"], "type": "scatter", "x": [-0.05021, -0.0519, -0.04819, -0.07533, -0.08215, -0.07083, 0.1282, 0.05756, -0.04847, -0.01775, -0.02433, -0.01417, 0.1535], "y": [-1.459, -1.449, -1.453, -1.453, -1.481, -1.459, -1.853, -1.725, -1.569, -1.572, -1.564, -1.882, -1.854]}, {"hoverinfo": "text", "marker": {"size": 8}, "mode": "markers", "name": "Cluster 7", "text": ["SMILES: FC1(F)OC(F)(F)C(F)(F)O1<br>Cluster: 7<br>Halogen: 100.0%<br>Ether: 37.5%<br>Alkene: 12.5%", "SMILES: FC1(F)OC(F)(F)C(F)(F)C1(F)F<br>Cluster: 7<br>Halogen: 100.0%<br>Ether: 37.5%<br>Alkene: 12.5%", "SMILES: FC1(F)C(F)(F)C(F)(F)C1(F)F<br>Cluster: 7<br>Halogen: 100.0%<br>Ether: 37.5%<br>Alkene: 12.5%", "SMILES: FC1(F)C(F)(F)C(F)(F)C(F)(F)C(F)(F)C1(F)F<br>Cluster: 7<br>Halogen: 100.0%<br>Ether: 37.5%<br>Alkene: 12.5%", "SMILES: FC1=C(F)C(F)(F)C(F)(F)C(F)(F)C1(F)F<br>Cluster: 7<br>Halogen: 100.0%<br>Ether: 37.5%<br>Alkene: 12.5%", "SMILES: FC(F)(F)C1(F)C(F)(F)C(F)(F)C(F)(F)C(F)(F)C1(F)F<br>Cluster: 7<br>Halogen: 100.0%<br>Ether: 37.5%<br>Alkene: 12.5%", "SMILES: FC(F)(F)C1(F)C(F)(F)C(F)(F)C(F)(F)C1(F)F<br>Cluster: 7<br>Halogen: 100.0%<br>Ether: 37.5%<br>Alkene: 12.5%", "SMILES: FC1(F)OC(F)(F)C1(F)F<br>Cluster: 7<br>Halogen: 100.0%<br>Ether: 37.5%<br>Alkene: 12.5%"], "type": "scatter", "x": [7.128, 7.076, 7.073, 7.038, 7.059, 7.053, 7.033, 7.115], "y": [7.064, 7.065, 7.076, 7.089, 7.067, 7.091, 7.091, 7.059]}, {"hoverinfo": "text", "marker": {"size": 8}, "mode": "markers", "name": "Cluster 8", "text": ["SMILES: FC(F)C(F)(F)C(F)(F)C(F)(F)C(F)(F)C(F)(F)C(F)(F)F<br>Cluster: 8<br>Halogen: 100.0%<br>Alkene: 7.7%", "SMILES: FC(F)(F)C(F)(F)C(F)(F)C(F)(F)C(F)(F)C(F)(F)C(F)(F)C(F)(F)C(F)(F)C(F)(F)F<br>Cluster: 8<br>Halogen: 100.0%<br>Alkene: 7.7%", "SMILES: FC(F)(F)C(F)(C(F)(F)F)C(F)(C(F)(F)F)C(F)(F)F<br>Cluster: 8<br>Halogen: 100.0%<br>Alkene: 7.7%", "SMILES: FC(F)(F)C(F)(F)C(F)(F)C(F)(F)C(F)(F)C(F)(F)C(F)(F)F<br>Cluster: 8<br>Halogen: 100.0%<br>Alkene: 7.7%", "SMILES: FC(F)=C(F)C(F)(F)C(F)(F)C(F)(F)C(F)(F)C(F)(F)F<br>Cluster: 8<br>Halogen: 100.0%<br>Alkene: 7.7%", "SMILES: FC(F)(F)C(F)(F)C(F)(F)C(F)(F)C(F)(F)C(F)(F)F<br>Cluster: 8<br>Halogen: 100.0%<br>Alkene: 7.7%", "SMILES: FC(F)C(F)(F)C(F)(F)C(F)(F)C(F)(F)C(F)(F)F<br>Cluster: 8<br>Halogen: 100.0%<br>Alkene: 7.7%", "SMILES: FC(F)(F)C(F)(F)C(F)(F)C(F)(C(F)(F)F)C(F)(F)F<br>Cluster: 8<br>Halogen: 100.0%<br>Alkene: 7.7%", "SMILES: FC(F)(F)C(F)(F)C(F)(C(F)(F)F)C(F)(F)C(F)(F)F<br>Cluster: 8<br>Halogen: 100.0%<br>Alkene: 7.7%", "SMILES: FC(F)(F)C(F)(F)C(F)(F)C(F)(F)C(F)(F)C(F)(F)C(F)(F)C(F)(F)C(F)(F)F<br>Cluster: 8<br>Halogen: 100.0%<br>Alkene: 7.7%", "SMILES: FC(F)(F)C(F)(F)C(F)(F)C(F)(F)C(F)(F)C(F)(F)C(F)(F)C(F)(F)F<br>Cluster: 8<br>Halogen: 100.0%<br>Alkene: 7.7%", "SMILES: FC(F)(F)C(F)(F)C(F)(F)C(F)(F)C(F)(F)F<br>Cluster: 8<br>Halogen: 100.0%<br>Alkene: 7.7%", "SMILES: FC(F)(F)C(F)(F)C(F)(F)C(F)(F)N(C(F)(F)C(F)(F)C(F)(F)C(F)(F)F)C(F)(F)C(F)(F)C(F)(F)C(F)(F)F<br>Cluster: 8<br>Halogen: 100.0%<br>Alkene: 7.7%"], "type": "scatter", "x": [6.758, 6.634, 6.744, 6.68, 6.744, 6.753, 6.887, 6.787, 6.783, 6.644, 6.644, 6.973, 6.625], "y": [9.287, 9.41, 9.282, 9.437, 9.299, 9.286, 9.147, 9.251, 9.255, 9.401, 9.408, 9.048, 9.419]}], "layout": {"height": 800, "hovermode": "closest", "showlegend": true, "title": {"text": "Chemical Structure Clusters Analysis"}, "width": 1200}}
